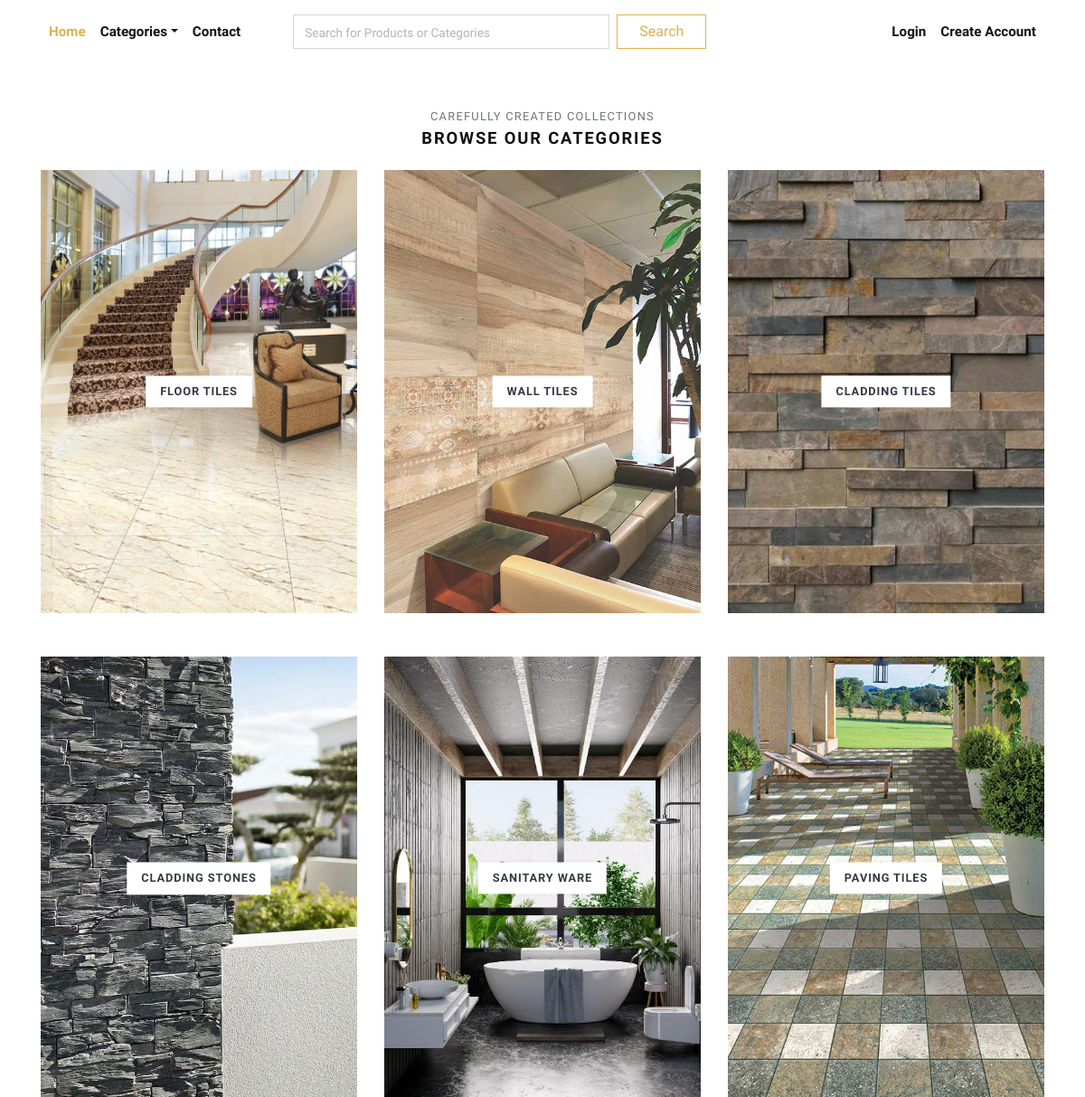
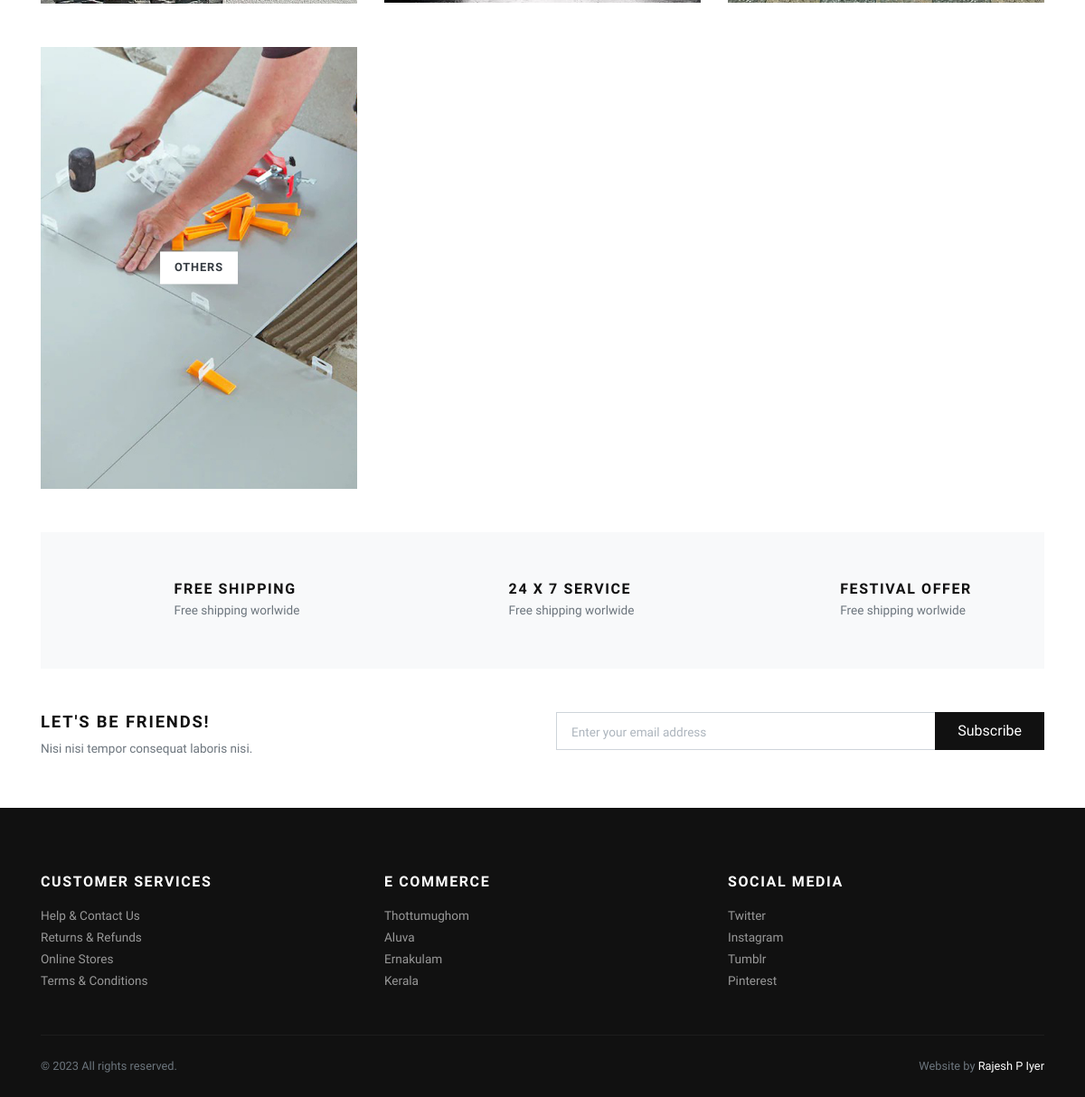
Page /categories/ on the committed database (2 pictures, top to bottom).
### store/models.py (models this page shows, shortened)
class Category(models.Model):
    title = models.CharField(max_length=50, verbose_name="Category Title")
    slug = models.SlugField(max_length=55, verbose_name="Category Slug")
    description = models.TextField(blank=True, verbose_name="Category Description")
    category_image = models.ImageField(upload_to='category', blank=True, null=True, verbose_name="Category Image")
    is_active = models.BooleanField(verbose_name="Is Active?")
    is_featured = models.BooleanField(verbose_name="Is Featured?")
    created_at = models.DateTimeField(auto_now_add=True, verbose_name="Created Date")
    updated_at = models.DateTimeField(auto_now=True, verbose_name="Updated Date")
    class Meta:
        verbose_name_plural = 'Categories'
        ordering = ('-created_at', )

### store/views.py (the view)
# urls.py: path('categories/', views.all_categories, name="all-categories"),
def all_categories(request):
    categories = Category.objects.filter(is_active=True).order_by('created_at')
    return render(request, 'store/categories.html', {'categories':categories})

### store/context_preprocessors.py (called while the page is built)
def store_menu(request):
    categories = Category.objects.filter(is_active=True).order_by('created_at')
    context = {
        'categories_menu': categories,
    }
    return context

def cart_menu(request):
    if request.user.is_authenticated:
        cart_items= Cart.objects.filter(user=request.user)
        context = {
            'cart_items': cart_items,
        }
    else:
        context = {}
    return context

### templates/store/categories.html (shortened to what this page needs)
{% extends 'base.html' %}
{% load static %}
      {% block content %}
      <div class="container">
        <section class="pt-5">
          <header class="text-center">
            <p class="small text-muted small text-uppercase mb-1">Carefully created collections</p>
            <h2 class="h5 text-uppercase mb-4">Browse our categories</h2>
          </header>
          <div class="row">
          {% if categories %}
            {% for category in categories %}
              <div class="col-md-4 mb-4 mb-md-5">
                <a class="category-item" href="{% url 'store:category-products' category.slug %}">
                  <strong class="category-item-title">{{ category.title }}</strong>
                </a>
              </div>
            {% endfor %}
          {% endif %}
          </div>
        </section>
        <section class="py-5 bg-light">
          <div class="container">
            <div class="row text-center">
              <div class="col-lg-4 mb-3 mb-lg-0">
                <div class="d-inline-block">
                  <div class="media align-items-end">
                    <svg class="svg-icon svg-icon-big svg-icon-light">
                      <use xlink:href="#delivery-time-1"> </use>
                    </svg>
                    <div class="media-body text-left ml-3">
                      <h6 class="text-uppercase mb-1">Free shipping</h6>
                      <p class="text-small mb-0 text-muted">Free shipping worlwide</p>
                    </div>
                  </div>
                </div>
              </div>
              <div class="col-lg-4 mb-3 mb-lg-0">
                <div class="d-inline-block">
                  <div class="media align-items-end">
                    <svg class="svg-icon svg-icon-big svg-icon-light">
                      <use xlink:href="#helpline-24h-1"> </use>
                    </svg>
                    <div class="media-body text-left ml-3">
                      <h6 class="text-uppercase mb-1">24 x 7 service</h6>
                      <p class="text-small mb-0 text-muted">Free shipping worlwide</p>
                    </div>
                  </div>
                </div>
              </div>
              <div class="col-lg-4">
                <div class="d-inline-block">
                  <div class="media align-items-end">
                    <svg class="svg-icon svg-icon-big svg-icon-light">
                      <use xlink:href="#label-tag-1"> </use>
                    </svg>
                    <div class="media-body text-left ml-3">
                      <h6 class="text-uppercase mb-1">Festival offer</h6>
                      <p class="text-small mb-0 text-muted">Free shipping worlwide</p>
                    </div>
                  </div>
                </div>
              </div>
            </div>
          </div>
        </section>
        <section class="py-5">
          <div class="container p-0">
            <div class="row">
              <div class="col-lg-6 mb-3 mb-lg-0">
                <h5 class="text-uppercase">Let's be friends!</h5>
                <p class="text-small text-muted mb-0">Nisi nisi tempor consequat laboris nisi.</p>
              </div>
              <div class="col-lg-6">
                <form action="#">
                  <div class="input-group flex-column flex-sm-row mb-3">
                    <input class="form-control form-control-lg py-3" type="email" placeholder="Enter your email address" aria-describedby="button-addon2">
                    <div class="input-group-append">
                      <button class="btn btn-dark btn-block" id="button-addon2" type="submit">Subscribe</button>
                    </div>
                  </div>
                </form>
              </div>
            </div>
          </div>
        </section>
      </div>
      {% endblock content %}

### ecommerce/static/css/style.default.css (style rules this page uses)
.text-small { font-size: 0.85rem !important; }
strong { font-weight: 700; }
.category-item { display: block; position: relative; color: #343a40; transition: all 0.3s; }
.category-item-title { display: inline-block; padding: 0.5rem 1rem; background: #fff; text-transform: uppercase; letter-spacing: 0.07em; position: absolute; top: 50%; left: 50%; -webkit-transform: translate(-50%, -50%); transform: translate(-50%, -50%); box-shadow: 0 0 5px rgba(0, 0, 0, 0.07); font-size: 0.8rem; }
.text-uppercase { text-transform: uppercase; letter-spacing: 0.1em; }
.svg-icon { width: 32px; height: 32px; vertical-align: text-bottom; stroke: currentColor; stroke-width: 3; --layer1: currentColor; --layer2: currentColor; --layer3: currentColor; }
.svg-icon.svg-icon-light { stroke-width: 2; }
.svg-icon-big { width: 48px; height: 48px; }
.btn { font-weight: 400; border: 1px solid transparent; font-family: inherit; padding: 0.375rem 1.5rem; font-size: 1rem; line-height: 1.5; border-radius: 0; transition: color 0.15s ease-in-out, background-color 0.15s ease-in-out, border-color 0.15s ease-in-out, box-shadow 0.15s ease-in-out; }
.btn-dark { color: #fff; background-color: #111111; border-color: #111111; }
body { font-family: "Libre Franklin", sans-serif; font-size: 1rem; font-weight: 400; line-height: 1.5; color: #111111; background-color: #fff; }
a { color: #dcb14a; text-decoration: none; }
h1, h2, h3, h4, h5, h6, .h1, .h2, .h3, .h4, .h5, .h6 { margin-bottom: 0.5rem; font-family: inherit; font-weight: 900; line-height: 1.2; color: inherit; }
h2, .h2 { font-size: 1.9rem; }
h5, .h5 { font-size: 1.15rem; }
h6, .h6 { font-size: 1rem; }
small, .small { font-size: 80%; font-weight: 400; }
.bg-light { background-color: #f8f9fa !important; }
.form-control { padding: 0.375rem 0.75rem; font-size: 1rem; line-height: 1.5; color: #495057; background-color: #fff; border: 1px solid #ced4da; border-radius: 0; transition: border-color 0.15s ease-in-out, box-shadow 0.15s ease-in-out; }
.form-control::placeholder { color: #adb5bd; font-size: 0.85rem; font-weight: 400; }
.form-control-lg { padding: 0.5rem 1rem; font-size: 1rem; line-height: 1.5; border-radius: 0; }

### templates/base.html (style rules this page uses)
button { padding: 10px 20px; font-size: 14px; border: none; background-color: #4CAF50; color: #fff; border-radius: 5px; cursor: pointer; transition: background-color 0.3s ease; }

### rows in the picture
Category: title "FLOOR TILES"
Category: title "WALL TILES"
Category: title "CLADDING TILES"
Category: title "CLADDING STONES"
Category: title "SANITARY WARE"
Category: title "PAVING TILES"
Category: title "OTHERS"
